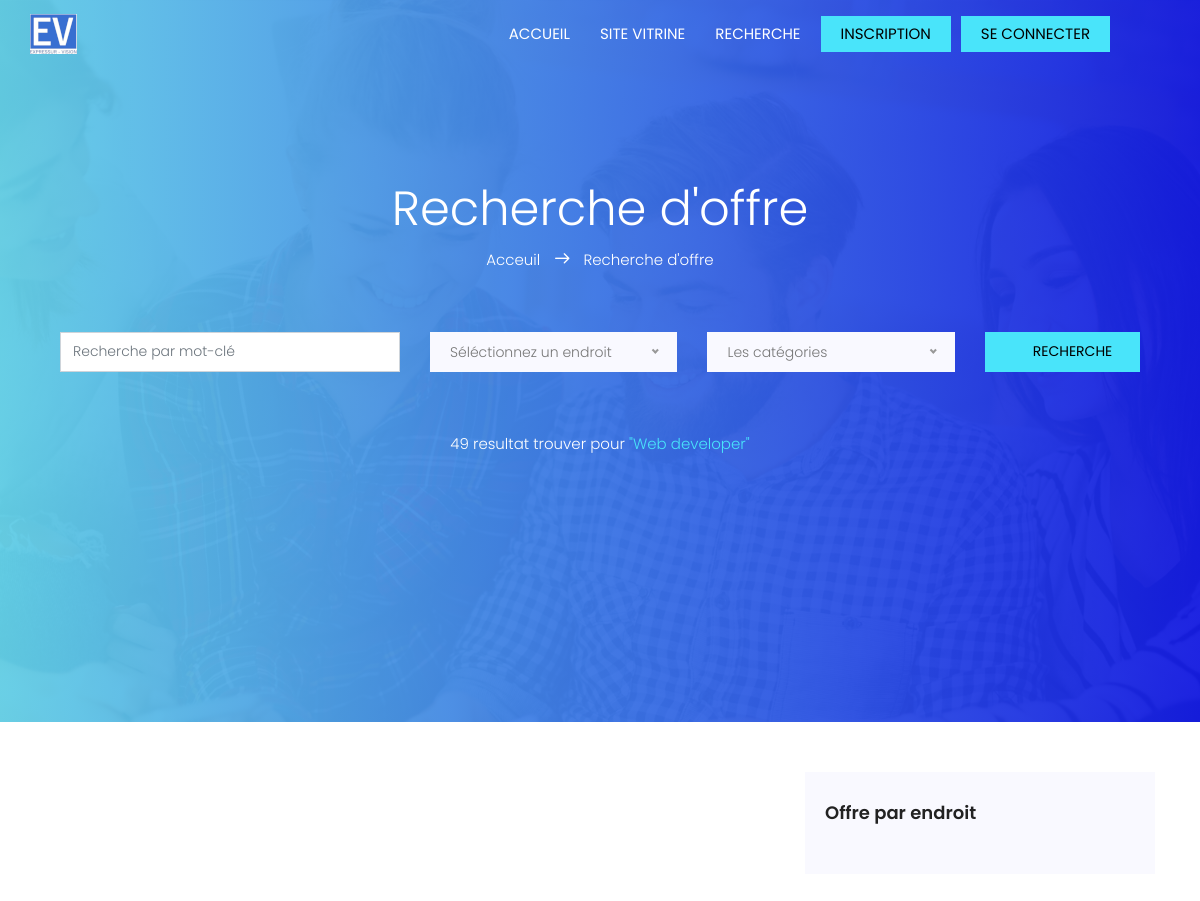
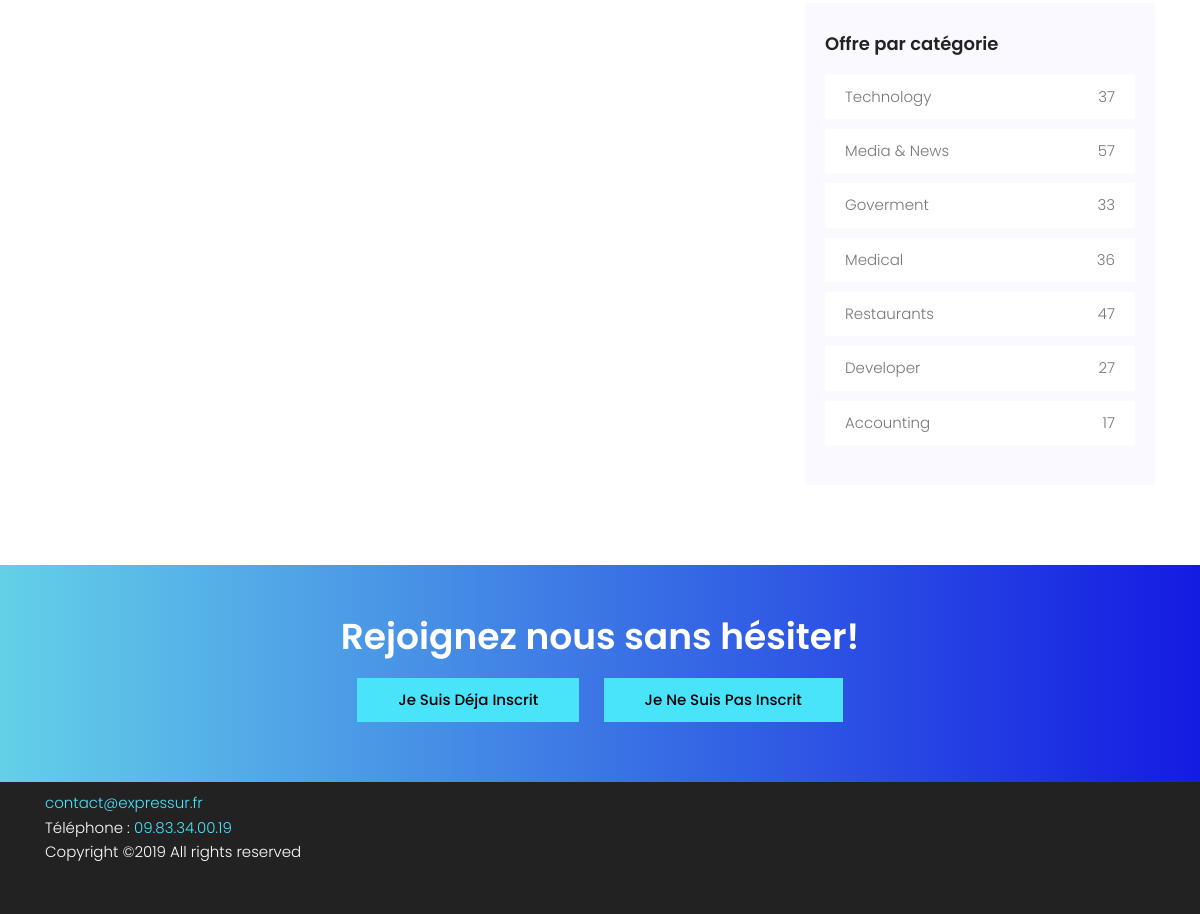
The app's page /sourcing/search.php?lieu=Vaux le Penil, older data (2 pictures, top to bottom).
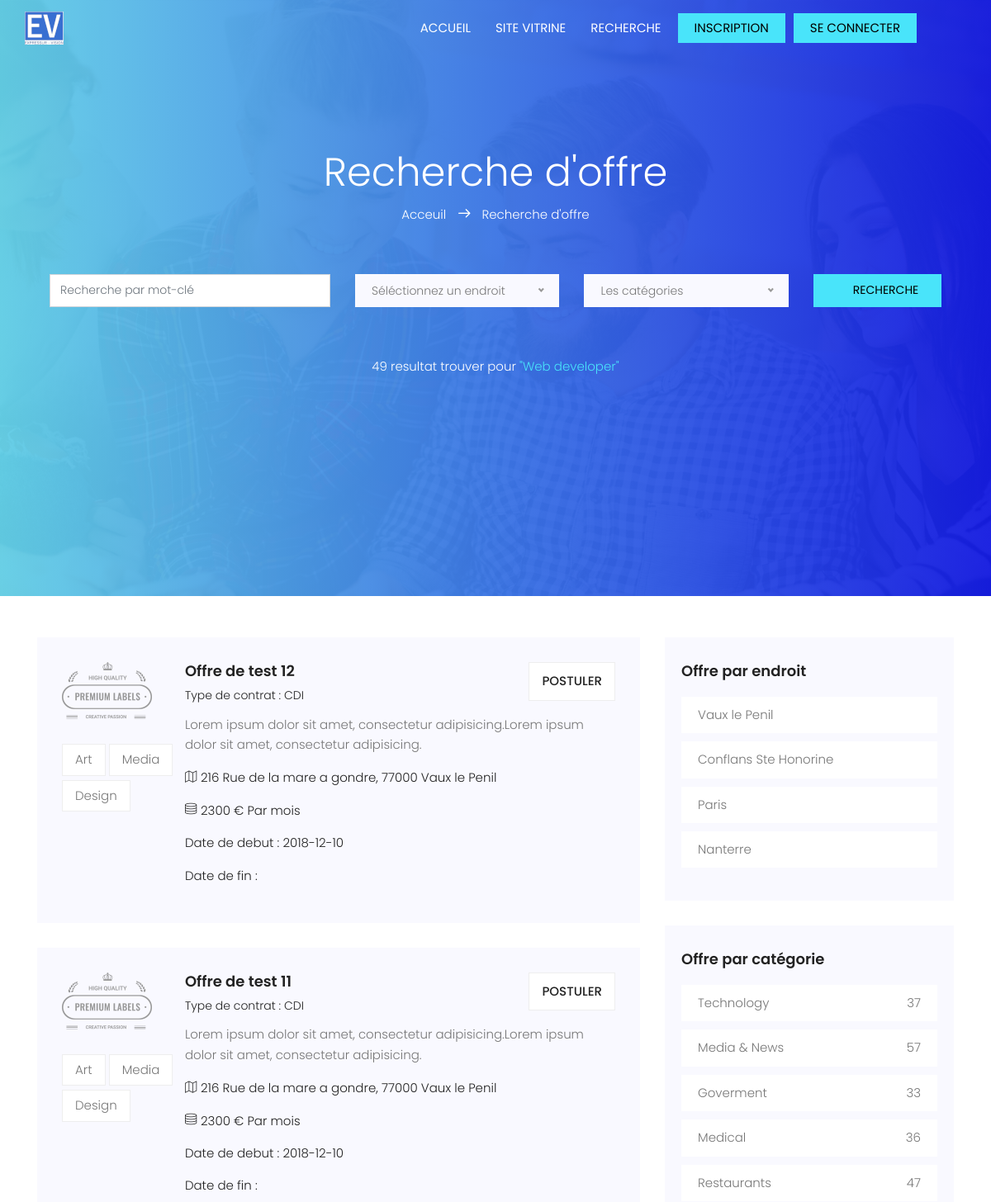
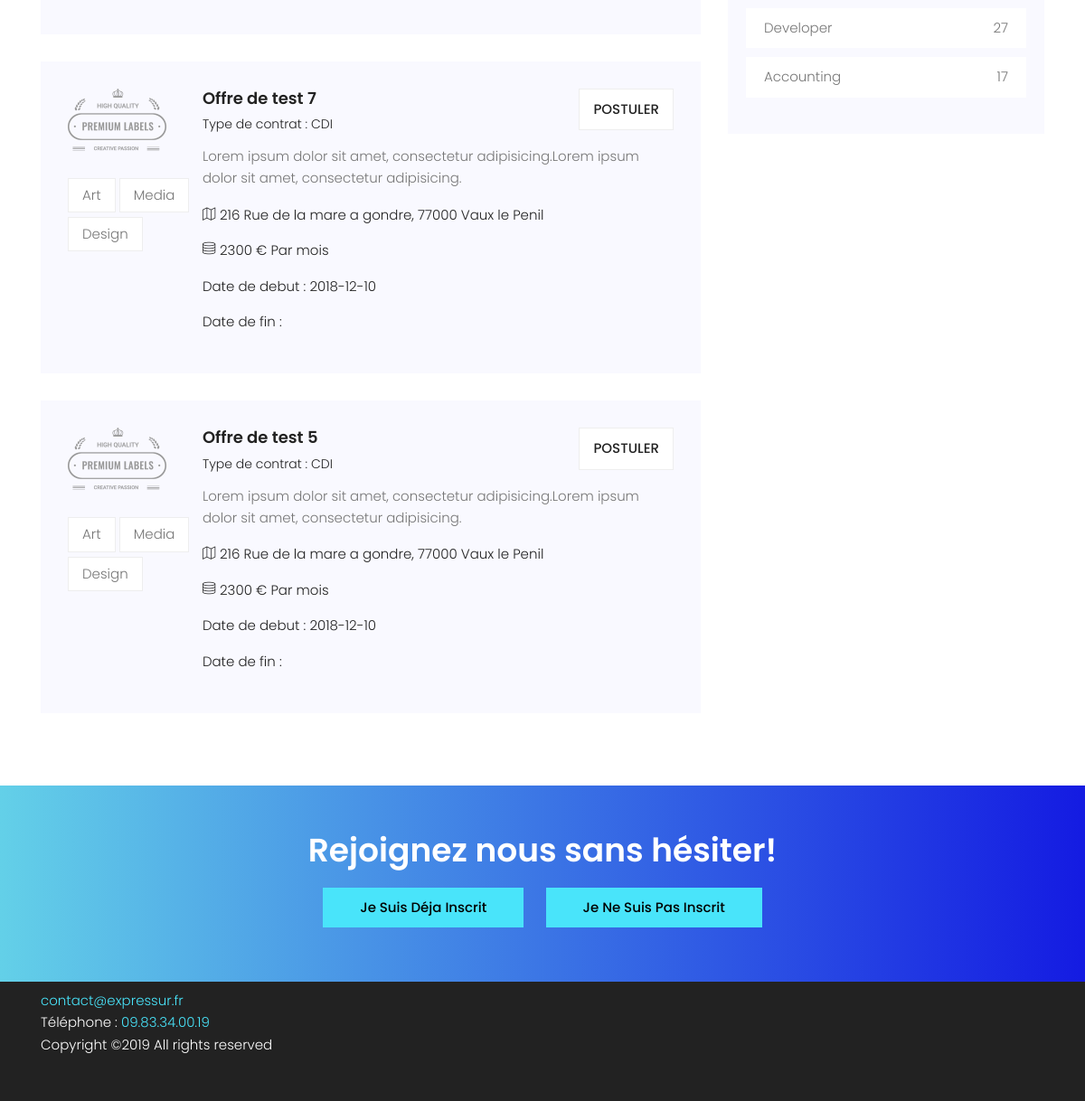
The same page, newer data (2 pictures, top to bottom).
### tables this page shows
CREATE TABLE `offres` (
  `Id_Offre` int(11) NOT NULL,
  `Petite_Description_Offre` varchar(200) NOT NULL,
  `Date_Debut_Offre` date NOT NULL,
  `Date_Fin_Offre` date DEFAULT NULL,
  `Remuneration_Offre` int(11) NOT NULL,
  `Titre_Offre` varchar(50) NOT NULL,
  `Description_Offre` text NOT NULL,
  `Id_Utilisateur(validation)` int(11) NOT NULL,
  `Id_Adresse` int(11) NOT NULL,
  `Id_OffreT` int(11) NOT NULL,
  `Id_Remu_Type` int(11) NOT NULL
);

CREATE TABLE `offre_type` (
  `Id_OffreT` int(11) NOT NULL,
  `Type_OffreT` varchar(50) NOT NULL
);

CREATE TABLE `adresse` (
  `Id_Adresse` int(11) NOT NULL,
  `Num_Adresse` int(11) NOT NULL,
  `Voie_Adresse` varchar(100) NOT NULL,
  `Dep_Adresse` int(11) NOT NULL,
  `Ville_Adresse` varchar(100) NOT NULL
);

CREATE TABLE `remuneration_type` (
  `Id_Remu_Type` int(11) NOT NULL,
  `Remuneration_Type` varchar(50) NOT NULL
);

### sourcing/bdd.php (called while the page is built, shortened)
<?php
$db_user = 'tmsuser';
$db_pwd = 'ezOwvGoLo6C4fhvO';
$db_name = 'talent_manager';
$db_host = 'localhost';
 $bdd = new PDO('mysql:host='.$db_host.';dbname='.$db_name.';charset=utf8', $db_user,$db_pwd);
$lieu = $bdd ->query('
SELECT
DISTINCT
Ville_Adresse
FROM
offres,adresse
WHERE
offres.Id_Adresse = adresse.Id_Adresse
');
$lieu_recherche = $bdd ->prepare('
SELECT
Petite_Description_Offre,
Description_Offre,
Date_Debut_Offre,
Date_Fin_Offre,
Remuneration_Offre,
Remuneration_Type,
Titre_Offre,
Dep_Adresse,
Num_Adresse,
Ville_Adresse,
Voie_Adresse,
offres.Id_Offre,
adresse.Id_Adresse,
Type_OffreT
FROM
offres,adresse,offre_type,remuneration_type
WHERE offres.Id_Adresse = adresse.Id_Adresse
AND
remuneration_type.Id_Remu_Type = offres.Id_Remu_Type
AND
offre_type.Id_OffreT = offres.Id_OffreT
AND
adresse.Id_Adresse in (select adresse.Id_Adresse from adresse WHERE Ville_Adresse =:lieu)
ORDER BY Id_Offre DESC');
$lieu_recherche ->execute(array('lieu' =>$_GET['lieu']));
 ?>

### sourcing/search.php (the view, shortened to what this page needs)
<?php
include 'header.php'
?>
<section class="banner-area relative" id="home">
    <div class="container">
        <div class="row search-page-top d-flex align-items-center justify-content-center">
            <div class="banner-content col-lg-12">
                <h1 class="text-white">
                    Recherche d'offre
                </h1>
                <p class="text-white link-nav">
                    <a href="index.html">Acceuil </a> <span class="lnr lnr-arrow-right"></span> <a> Recherche d'offre</a>
                </p>
                <form action="search.php" class="serach-form-area">
                    <div class="row justify-content-center form-wrap">
                        <div class="col-lg-4 form-cols">
                            <input type="text" class="form-control" name="search" placeholder="Recherche par mot-clé">
                        </div>
                        <div class="col-lg-3 form-cols">
                            <div class="default-select" id="default-selects"">
                            </div>
                        </div>
                        <div class="col-lg-3 form-cols">
                            <div class="default-select" id="default-selects2">
                            </div>
                        </div>
                        <div class="col-lg-2 form-cols">
                            <button type="button" class="btn btn-info">
                                <span class="lnr"></span><font color="#000000">Recherche</font>
                            </button>
                        </div>
                    </div>
                </form>
                <p class="text-white">49 resultat trouver pour <span>"Web developer"</span></p>
            </div>
        </div>
    </div>
</section>
<section class="post-area section-gap">
    <div class="container">
        <div class="row justify-content-center d-flex">
            <div class="col-lg-8 post-list">
                <?php
                if (empty($_GET['lieu'])) {
                    $PAGE = 'search_empty';
                    include 'offres_list.php';
                } else {
                    while ($l_recherche = $lieu_recherche->fetch()) {
                        echo'<div class="single-post d-flex flex-row">
                    <div class="thumb">
                        <img src="img/post.png" alt="">
                        <ul class="tags">
                            <li>
                                <a href="#">Art</a>
                            </li>
                            <li>
                                <a href="#">Media</a>
                            </li>
                            <li>
                                <a href="#">Design</a>
                            </li>
                        </ul>
                    </div>
                    <div class="details">
                        <div class="title d-flex flex-row justify-content-between">
                            <div class="titles">
                                <a href="single.php?off=' . $l_recherche[Id_Offre] . '"><h4>' . $l_recherche[Titre_Offre] . '</h4></a>
                                <h6> Type de contrat : ' . $l_recherche[Type_OffreT] . '</h6>
                            </div>
                            <ul class="btns ">
                                <li><a href="candidater.php?off=' . $l_recherche[Id_Offre] . '&candidat=' . $_SESSION['Id_Utilisateur'] . '">Postuler</a></li>
                            </ul>
                        </div>
                        <p>'
                        . $l_recherche[Petite_Description_Offre] .
                        '</p>
                        <p class="address"><span class="lnr lnr-map"></span> ' . $l_recherche[Num_Adresse] . ' ' . $l_recherche[Voie_Adresse] . ', ' . $l_recherche[Dep_Adresse] . ' ' . $l_recherche[Ville_Adresse] . '</p>
                        <p class="address"><span class="lnr lnr-database"></span> ' . $l_recherche[Remuneration_Offre] . ' € ' . $l_recherche[Remuneration_Type] . '</p>
                        <p class="address"> Date de debut : ' . $l_recherche[Date_Debut_Offre] . '</p>
                        <p class="address"> Date de fin : ' . $l_recherche[Date_Fin_Offre] . '</p>
                    </div>
                </div>';
                    }
                }
                ?>
            </div>
            <?php include 'lateral.php'; ?>
        </div>
    </div>
</section>
<?php include 'foot.php'; ?>
</body>
</html>

### sourcing/header.php (shortened to what this page needs)
<?php include 'bdd.php';
?>
<!DOCTYPE html>
<html lang="fr" class="no-js">
    <head>
        <link rel="stylesheet" href="css/linearicons.css">
        <link rel="stylesheet" href="css/font-awesome.min.css">
        <link rel="stylesheet" href="css/bootstrap.css">
        <link rel="stylesheet" href="css/magnific-popup.css">
        <link rel="stylesheet" href="css/nice-select.css">
        <link rel="stylesheet" href="css/animate.min.css">
        <link rel="stylesheet" href="css/owl.carousel.css">
        <link rel="stylesheet" href="css/main.css">
    </head>
    <body>
        <header id="header" id="home">
            <div class="container">
                <div class="row align-items-center justify-content-between d-flex">
                    <div id="logo">
                        <a id="monBouton" ><img src="img/job.png" alt="" title="" /></a>
                    </div>
                    <nav id="nav-menu-container">
                        <ul class="nav-menu">
                            <li class="menu-active"><a href="index.php">Accueil</a></li>
                            <li><a href="https://expressur.fr/">Site vitrine</a></li>
                            <li><a href="search.php">Recherche</a></li>
                            <?php
                            if (empty($_SESSION['Id_Utilisateur'])) {
                                echo'
                                <li><a class="ticker-btn" href="login/inscription.php"><font color="#000000">Inscription</font></a></li>
                                <li><a class="ticker-btn" href="login/connexion.php"><font color="#000000">Se connecter</font></a></li>';
                            } ?>
                        </ul>
                    </nav>
                </div>
            </div>
        </header>

### sourcing/lateral.php
<div class="col-lg-4 sidebar">
    <div class="single-slidebar">
        <h4>Offre par endroit</h4>
        <ul class="cat-list">
            <?php
            while ($li_offre = $lieu->fetch())
            {
                echo'<li><a class="justify-content-between d-flex" href="search.php?lieu='.$li_offre[Ville_Adresse].'"><p>'.$li_offre[Ville_Adresse].'</p></a></li>';
            }
            ?>
        </ul>
    </div>
    <div class="single-slidebar">
        <h4>Offre par catégorie</h4>
        <ul class="cat-list">
            <li><a class="justify-content-between d-flex" href="category.php"><p>Technology</p><span>37</span></a></li>
            <li><a class="justify-content-between d-flex" href="category.php"><p>Media & News</p><span>57</span></a></li>
            <li><a class="justify-content-between d-flex" href="category.php"><p>Goverment</p><span>33</span></a></li>
            <li><a class="justify-content-between d-flex" href="category.php"><p>Medical</p><span>36</span></a></li>
            <li><a class="justify-content-between d-flex" href="category.php"><p>Restaurants</p><span>47</span></a></li>
            <li><a class="justify-content-between d-flex" href="category.php"><p>Developer</p><span>27</span></a></li>
            <li><a class="justify-content-between d-flex" href="category.php"><p>Accounting</p><span>17</span></a></li>
        </ul>
    </div>
</div>

### sourcing/foot.php (shortened to what this page needs)
<?php
if(empty($_SESSION['Id_Utilisateur']))
{
echo'
<section class="callto-action-area section-gap" id="join">
    <div class="container">
        <div class="row d-flex justify-content-center">
            <div class="menu-content col-lg-9">
                <div class="title text-center">
                    <h1 class="mb-10 text-white">Rejoignez nous sans hésiter!</h1>
                    <a class="primary-btn" href="login/connexion.php"><font color="#000000">Je suis déja inscrit</font></a>
                    <a class="primary-btn" href="login/inscription.php"><font color="#000000">Je ne suis pas inscrit</font></a>
                </div>
            </div>
        </div>
    </div>
</section>';
}
?>
<footer class="footer-area section-gap">
    <div class="container">
        <div class="row footer-bottom d-flex justify-content-between">
            <p class="col-lg-8 col-sm-12 footer-text m-0 text-white">
                <a href="mailto:contact@expressur.fr">contact@expressur.fr</a></br>
                Téléphone :<a href="tel:0983340019">  09.83.34.00.19</a></br>
                Copyright &copy;<script>document.write(new Date().getFullYear());</script> All rights reserved
            </p>
        </div>
    </div>
</footer>

Row changes from the older to the newer data that the page shows:
added offres: Titre_Offre "Offre de test 12", Id_OffreT.Type_OffreT "CDI", Petite_Description_Offre "Lorem ipsum dolor sit amet, consectetur adipisicing.Lorem ipsum dolor sit amet, consectetur adipisicing.", Id_Adresse.Num_Adresse "216", Id_Adresse.Voie_Adresse "Rue de la mare a gondre", Id_Adresse.Dep_Adresse "77000", Id_Adresse.Ville_Adresse "Vaux le Penil", Remuneration_Offre "2300", Id_Remu_Type.Remuneration_Type "Par mois", Date_Debut_Offre "2018-12-10"
added offres: Titre_Offre "Offre de test 11", Id_OffreT.Type_OffreT "CDI", Petite_Description_Offre "Lorem ipsum dolor sit amet, consectetur adipisicing.Lorem ipsum dolor sit amet, consectetur adipisicing.", Id_Adresse.Num_Adresse "216", Id_Adresse.Voie_Adresse "Rue de la mare a gondre", Id_Adresse.Dep_Adresse "77000", Id_Adresse.Ville_Adresse "Vaux le Penil", Remuneration_Offre "2300", Id_Remu_Type.Remuneration_Type "Par mois", Date_Debut_Offre "2018-12-10"
added offres: Titre_Offre "Offre de test 7", Id_OffreT.Type_OffreT "CDI", Petite_Description_Offre "Lorem ipsum dolor sit amet, consectetur adipisicing.Lorem ipsum dolor sit amet, consectetur adipisicing.", Id_Adresse.Num_Adresse "216", Id_Adresse.Voie_Adresse "Rue de la mare a gondre", Id_Adresse.Dep_Adresse "77000", Id_Adresse.Ville_Adresse "Vaux le Penil", Remuneration_Offre "2300", Id_Remu_Type.Remuneration_Type "Par mois", Date_Debut_Offre "2018-12-10"
added offres: Titre_Offre "Offre de test 5", Id_OffreT.Type_OffreT "CDI", Petite_Description_Offre "Lorem ipsum dolor sit amet, consectetur adipisicing.Lorem ipsum dolor sit amet, consectetur adipisicing.", Id_Adresse.Num_Adresse "216", Id_Adresse.Voie_Adresse "Rue de la mare a gondre", Id_Adresse.Dep_Adresse "77000", Id_Adresse.Ville_Adresse "Vaux le Penil", Remuneration_Offre "2300", Id_Remu_Type.Remuneration_Type "Par mois", Date_Debut_Offre "2018-12-10"
Text that changed along with them:
new list line: "Vaux le Penil"
new list line: "Conflans Ste Honorine"
new list line: "Paris"
new list line: "Nanterre"
